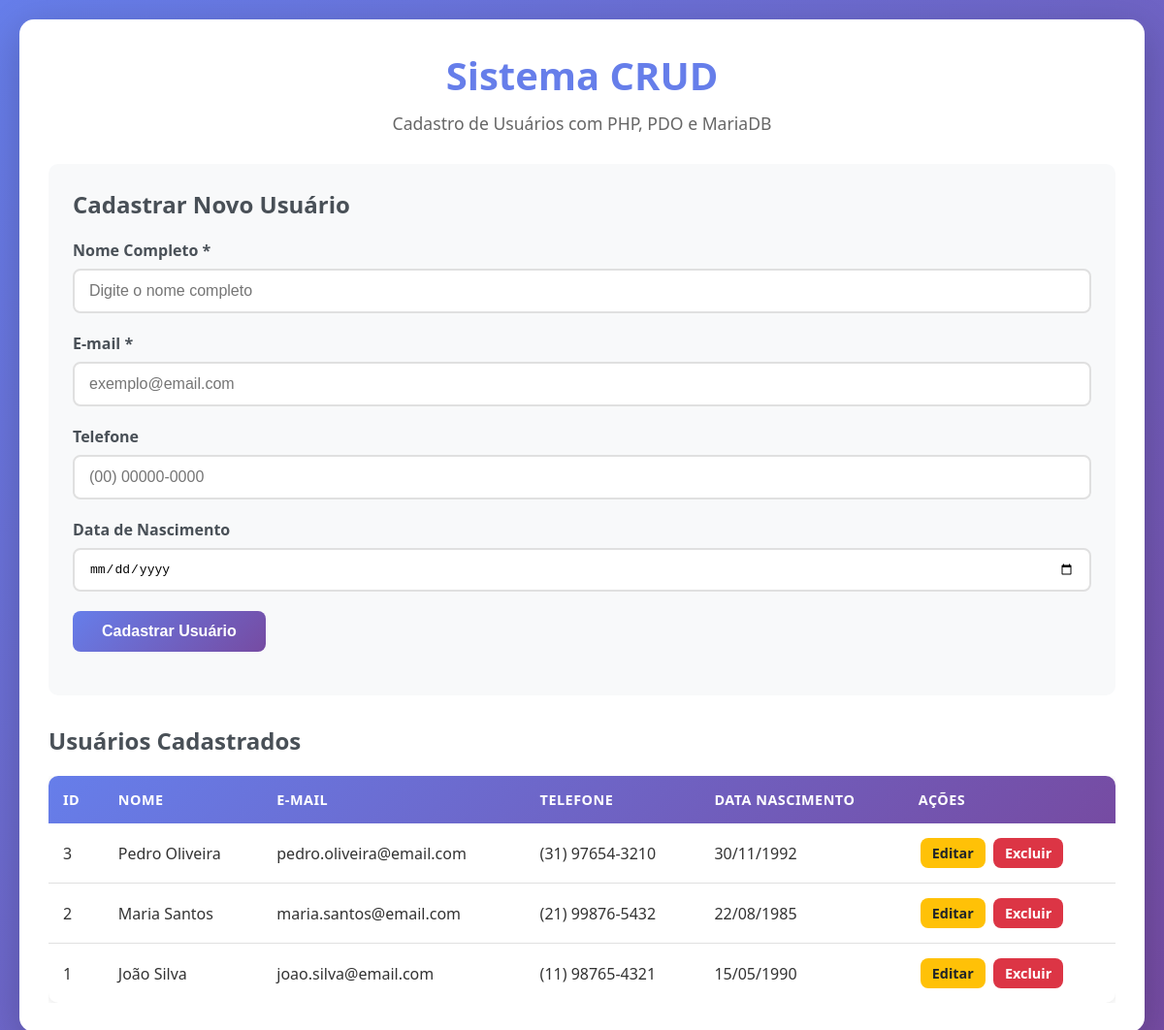
The page / on the database its author committed.
### tables this page shows
CREATE TABLE usuarios (
     
    id INT AUTO_INCREMENT PRIMARY KEY,
    
     
    nome VARCHAR(100) NOT NULL,
    
     
    email VARCHAR(100) NOT NULL UNIQUE,
    
     
    telefone VARCHAR(20),
    
     
    data_nascimento DATE,
    
     
    criado_em TIMESTAMP DEFAULT CURRENT_TIMESTAMP,
    
     
    atualizado_em TIMESTAMP DEFAULT CURRENT_TIMESTAMP ON UPDATE CURRENT_TIMESTAMP
);

### index.php (the view, shortened to what this page needs)
<?php
$editando = false;
$usuario_editando = null;
try {
    $pdo = getDB();
    $sql = "SELECT * FROM usuarios ORDER BY id DESC";
    $stmt = $pdo->query($sql);
    $usuarios = $stmt->fetchAll();
} catch (PDOException $e) {
    $mensagem = "Erro ao buscar usuários: " . $e->getMessage();
    $tipo_mensagem = "erro";
    $usuarios = [];
}
?>
<!DOCTYPE html>
<html lang="pt-BR">
<head>
    <link rel="stylesheet" href="style.css">
</head>
<body>
    <div class="container">
        <h1>Sistema CRUD</h1>
        <p class="subtitle">Cadastro de Usuários com PHP, PDO e MariaDB</p>
        <div class="form-section">
            <h2><?php echo $editando ? 'Editar Usuário' : 'Cadastrar Novo Usuário'; ?></h2>
            <form method="POST" action="">
                <div class="form-group">
                    <label for="nome">Nome Completo *</label>
                    <input
                        type="text"
                        id="nome"
                        name="nome"
                        required
                        placeholder="Digite o nome completo"
                        value="<?php echo $editando ? htmlspecialchars($usuario_editando['nome']) : ''; ?>"
                    >
                </div>
                <div class="form-group">
                    <label for="email">E-mail *</label>
                    <input
                        type="email"
                        id="email"
                        name="email"
                        required
                        placeholder="exemplo@email.com"
                        value="<?php echo $editando ? htmlspecialchars($usuario_editando['email']) : ''; ?>"
                    >
                </div>
                <div class="form-group">
                    <label for="telefone">Telefone</label>
                    <input
                        type="tel"
                        id="telefone"
                        name="telefone"
                        placeholder="(00) 00000-0000"
                        value="<?php echo $editando ? htmlspecialchars($usuario_editando['telefone']) : ''; ?>"
                    >
                </div>
                <div class="form-group">
                    <label for="data_nascimento">Data de Nascimento</label>
                    <input
                        type="date"
                        id="data_nascimento"
                        name="data_nascimento"
                        value="<?php echo $editando ? $usuario_editando['data_nascimento'] : ''; ?>"
                    >
                </div>
                <div class="form-group">
                    <button type="submit" class="btn btn-primary">
                        <?php echo $editando ? 'Atualizar Usuário' : 'Cadastrar Usuário'; ?>
                    </button>
                </div>
            </form>
        </div>
        <div class="table-section">
            <h2>Usuários Cadastrados</h2>
            <div class="table-responsive">
                <?php if (count($usuarios) > 0): ?>
                    <table>
                        <thead>
                            <tr>
                                <th>ID</th>
                                <th>Nome</th>
                                <th>E-mail</th>
                                <th>Telefone</th>
                                <th>Data Nascimento</th>
                                <th>Ações</th>
                            </tr>
                        </thead>
                        <tbody>
                            <?php
                            foreach ($usuarios as $usuario): ?>
                                <tr>
                                    <td><?php echo $usuario['id']; ?></td>
                                    <td><?php echo htmlspecialchars($usuario['nome']); ?></td>
                                    <td><?php echo htmlspecialchars($usuario['email']); ?></td>
                                    <td><?php echo htmlspecialchars($usuario['telefone']); ?></td>
                                    <td>
                                        <?php
                                        echo $usuario['data_nascimento'] ?
                                            date('d/m/Y', strtotime($usuario['data_nascimento'])) :
                                            '-';
                                        ?>
                                    </td>
                                    <td>
                                        <a href="?acao=editar&id=<?php echo $usuario['id']; ?>"
                                           class="btn btn-warning btn-small">
                                            Editar
                                        </a>
                                        <a href="?acao=excluir&id=<?php echo $usuario['id']; ?>"
                                           class="btn btn-danger btn-small"
                                           onclick="return confirm('Tem certeza que deseja excluir este usuário?')">
                                            Excluir
                                        </a>
                                    </td>
                                </tr>
                            <?php endforeach; ?>
                        </tbody>
                    </table>
                <?php endif; ?>
            </div>
        </div>
    </div>
</body>
</html>

### style.css (style rules this page uses)
* { margin: 0; padding: 0; box-sizing: border-box; }
body { font-family: 'Segoe UI', Tahoma, Geneva, Verdana, sans-serif; background: linear-gradient(135deg, #667eea 0%, #764ba2 100%); min-height: 100vh; padding: 20px; color: #333; }
.container { max-width: 1200px; margin: 0 auto; background: white; border-radius: 15px; box-shadow: 0 10px 40px rgba(0, 0, 0, 0.2); padding: 30px; }
h1 { color: #667eea; text-align: center; margin-bottom: 10px; font-size: 2.5em; }
.subtitle { text-align: center; color: #666; margin-bottom: 30px; font-size: 1.1em; }
.form-section { background: #f8f9fa; padding: 25px; border-radius: 10px; margin-bottom: 30px; }
.form-section h2 { color: #495057; margin-bottom: 20px; font-size: 1.5em; }
.form-group { margin-bottom: 20px; }
label { display: block; margin-bottom: 8px; color: #495057; font-weight: 600; }
input[type="text"], input[type="email"], input[type="tel"], input[type="date"] { width: 100%; padding: 12px 15px; border: 2px solid #e0e0e0; border-radius: 8px; font-size: 1em; transition: all 0.3s ease; }
.btn { padding: 12px 30px; border: none; border-radius: 8px; font-size: 1em; font-weight: 600; cursor: pointer; transition: all 0.3s ease; text-decoration: none; display: inline-block; }
.btn-primary { background: linear-gradient(135deg, #667eea 0%, #764ba2 100%); color: white; }
.btn-warning { background-color: #ffc107; color: #212529; }
.btn-danger { background-color: #dc3545; color: white; }
.btn-small { padding: 6px 12px; font-size: 0.9em; margin: 0 2px; }
.table-section { margin-top: 30px; }
.table-section h2 { color: #495057; margin-bottom: 20px; font-size: 1.5em; }
.table-responsive { overflow-x: auto; }
table { width: 100%; border-collapse: collapse; background: white; border-radius: 10px; overflow: hidden; box-shadow: 0 2px 10px rgba(0, 0, 0, 0.1); }
thead { background: linear-gradient(135deg, #667eea 0%, #764ba2 100%); color: white; }
th { padding: 15px; text-align: left; font-weight: 600; text-transform: uppercase; font-size: 0.9em; letter-spacing: 0.5px; }
td { padding: 15px; border-bottom: 1px solid #e0e0e0; }
tbody tr { transition: background-color 0.2s ease; }
tbody tr:last-child td { border-bottom: none; }

### rows shown on the page
usuarios: id "3", nome "Pedro Oliveira", email "pedro.oliveira@email.com", telefone "(31) 97654-3210", data_nascimento "30/11/1992"
usuarios: id "2", nome "Maria Santos", email "maria.santos@email.com", telefone "(21) 99876-5432", data_nascimento "22/08/1985"
usuarios: id "1", nome "João Silva", email "joao.silva@email.com", telefone "(11) 98765-4321", data_nascimento "15/05/1990"
